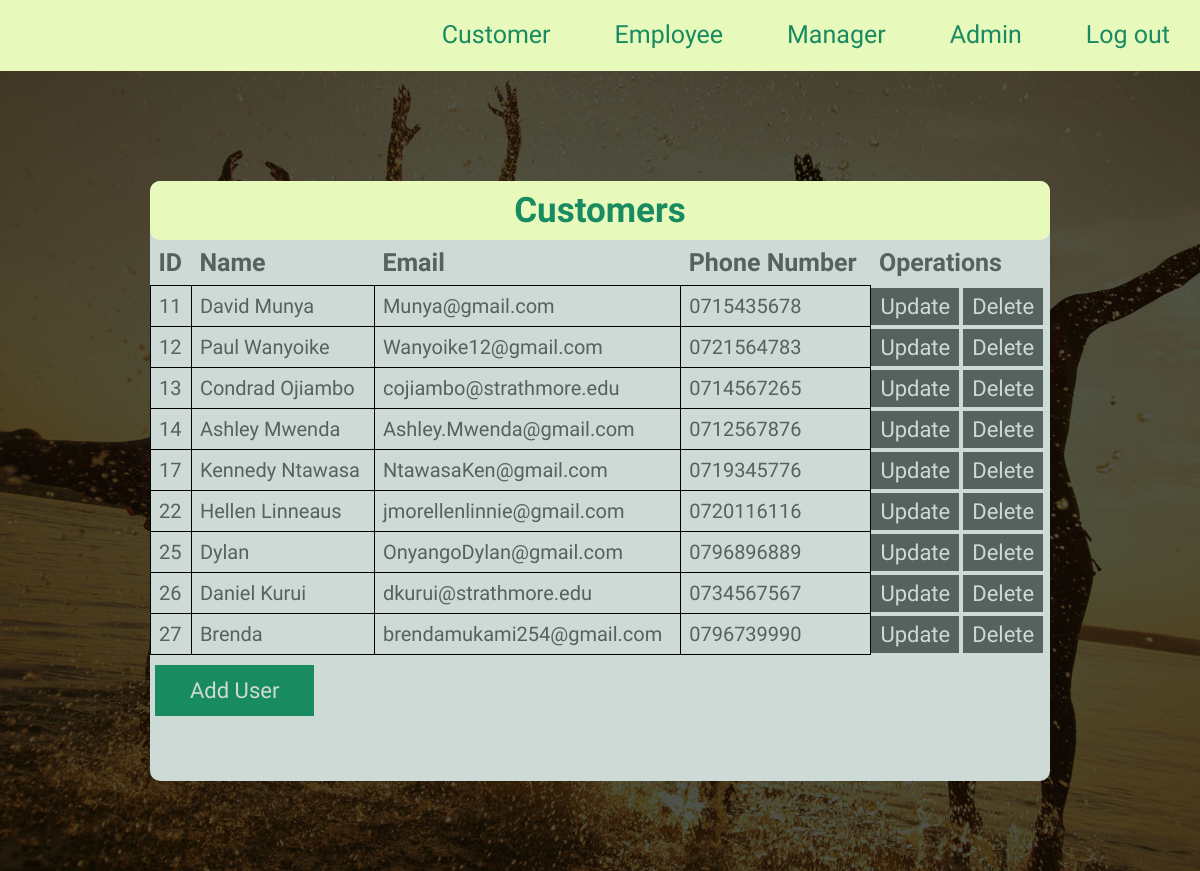
/Admin/customer_display.php, run on the app's committed database.
### tables this page shows
CREATE TABLE `customers` (
  `id` int(11) NOT NULL,
  `customer_name` varchar(128) NOT NULL,
  `customer_email` varchar(64) NOT NULL,
  `phone_number` varchar(16) NOT NULL,
  `customer_password` varchar(255) NOT NULL
);

### Admin/customer_display.php (the view)
<?php
include_once 'header.php';
include "../Login/connection.php";
?>
<section class="header">
      <div class="container">
        <div class="flex-container1">
          <h2>Customers</h2>
        </div>
        <div>
        <table class="table" >
 <thead>
  <tr>
    <th class="table-head">ID</th>
    <th class="table-head">Name</th>
    <th class="table-head">Email</th>
    <th class="table-head">Phone Number</th>
    <th class="table-head">Operations</th>
  </tr>
</thead>
<tbody>
    <?php
    $sql = "SELECT * FROM customers";
    $result = mysqli_query($con, $sql);
    if($result){
    while($row = mysqli_fetch_assoc($result)){
        $id = $row["id"];
        $name = $row["customer_name"];
        $email = $row["customer_email"];
        $phone_number = $row["phone_number"];
        echo '<tr>
        <td class="table-data">'.$id.' </td>
        <td class="table-data">'.$name.' </td>
        <td class="table-data">'.$email.'</td>
        <td class="table-data">'.$phone_number.'</td>
        <td>
       <a href="customer_update.php?updateid='.$id.'" class="join1">Update</a>
       <a href="customer_delete.php?deleteid='.$id.'" class="join1">Delete</a>
    </td>
      </tr>';
    }
    }
    ?>
  </tbody>
</table>
<div >
<a href="customer.php" class="join">Add User </a>
</div>
        </div>
      </div>
    </section>
  </body>
</html>

### Admin/header.php (shortened to what this page needs)
<!DOCTYPE html>
<html lang="en">
  <head>
    <link rel="stylesheet" type="text/css" href="header.css" />
    <link
      rel="stylesheet"
      href="https://cdn.jsdelivr.net/npm/@fortawesome/fontawesome-free@5.15.4/css/fontawesome.min.css"
    />
    <link
      rel="stylesheet"
      href="path/to/font-awesome/css/font-awesome.min.css"
    />
  </head>
  <body>
    <nav class="nav-links">
      <div class="flex-container">
        <ul>
          <li><a href="customer_display.php">Customer</a></li>
          <li><a href="employee_display.php">Employee</a></li>
          <li><a href="manager_display.php">Manager</a></li>
          <li><a href="admin_display.php">Admin</a></li>
          <li><a href="../Includes/logout.php">Log out</a></li>
        </ul>
      </div>
    </nav>

### Admin/header.css (style rules this page uses)
* { margin: 0; padding: 0; font-family: "Arima Madurai", cursive; font-family: "Katibeh", cursive; }
.header { min-height: 100vh; width: 100%; background-image: linear-gradient(rgba(4, 9, 3, 0.7), rgba(4, 9, 3, 0.7)), url(../Admin/background.jpg); background-position: center; background-size: cover; display: flex; justify-content: center; align-items: center; }
.flex-container { text-align: right; flex: 1; background-color: rgb(232, 250, 187); }
.flex-container1 { text-align: center; flex: 1; background-color: rgb(232, 250, 187); border-radius: 10px; padding: 9px 12px; margin: 0%; }
.flex-container1 h2 { color: rgb(25, 139, 97); font-size: 35px; }
.flex-container ul li { list-style: none; display: inline-block; padding: 20px 30px; position: relative; }
.flex-container ul li a { color: rgb(25, 139, 97); text-decoration: none; font-size: 25px; }
.flex-container ul li::after { content: ""; width: 0%; height: 2px; background: rgb(86, 98, 94); display: block; margin: auto; transition: 0.5s; transform: translateY(-2px); }
.container { width: 900px; min-height: 600px; background: rgb(206, 218, 214); border-radius: 10px; justify-content: center; align-items: center; margin-top: 20px; }
.container .table { border-collapse: collapse; width: 100%; }
.container .table .table-head { text-align: left; padding: 8px; font-size: 25px; color: rgb(86, 98, 94); }
.container .table .table-data { border-radius: 10px; border: 1px solid black; text-align: left; padding: 8px; font-size: 20px; color: rgb(86, 98, 94); }
.join { display: inline-block; text-decoration: none; color: rgb(206, 218, 214); border: 1px solid rgb(25, 139, 97); padding: 12px 34px; font-size: 22px; background: rgb(25, 139, 97); position: relative; cursor: pointer; margin-top: 10px; margin-left: 5px; margin-bottom: 10px; }
.join1 { display: inline-block; text-decoration: none; color: rgb(206, 218, 214); border: 1px solid rgb(86, 98, 94); padding: 5px 8px; font-size: 22px; background: rgb(86, 98, 94); position: relative; cursor: pointer; }

### data on the page
customers: id "11", customer_name "David Munya", customer_email "Munya@gmail.com", phone_number "0715435678"
customers: id "12", customer_name "Paul Wanyoike", customer_email "Wanyoike12@gmail.com", phone_number "0721564783"
customers: id "13", customer_name "Condrad Ojiambo", customer_email "cojiambo@strathmore.edu", phone_number "0714567265"
customers: id "14", customer_name "Ashley Mwenda", customer_email "Ashley.Mwenda@gmail.com", phone_number "0712567876"
customers: id "17", customer_name "Kennedy Ntawasa", customer_email "NtawasaKen@gmail.com", phone_number "0719345776"
customers: id "22", customer_name "Hellen Linneaus", customer_email "jmorellenlinnie@gmail.com", phone_number "0720116116"
customers: id "25", customer_name "Dylan", customer_email "OnyangoDylan@gmail.com", phone_number "0796896889"
customers: id "26", customer_name "Daniel Kurui", customer_email "dkurui@strathmore.edu", phone_number "0734567567"
customers: id "27", customer_name "Brenda", customer_email "brendamukami254@gmail.com", phone_number "0796739990"
